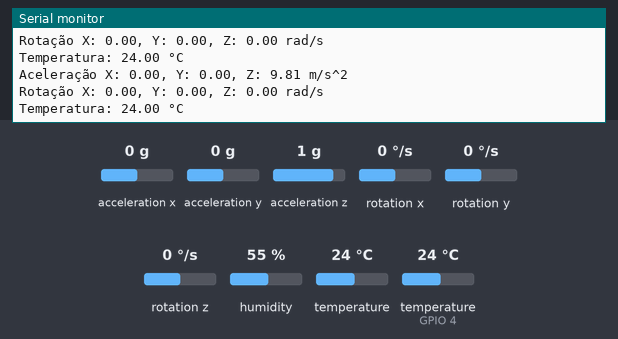
Bench run of a sketch on a simulated ESP32. Shown: the last lines printed to the serial monitor. The inputs (shaded band) are chosen by the test bench; at power-on: humidity 55 %, temperature (sensor on GPIO 4) 24 °C, acceleration x 0 g, acceleration y 0 g, acceleration z 1 g, rotation x 0 °/s, rotation y 0 °/s, rotation z 0 °/s, temperature 24 °C.

Above: at 1.3 s.
1.4 s: humidity set to 22 %
4.6 s: temperature (sensor on GPIO 4) set to 12 °C
8.7 s: acceleration x set to -1.4 g
At 10.0 s:
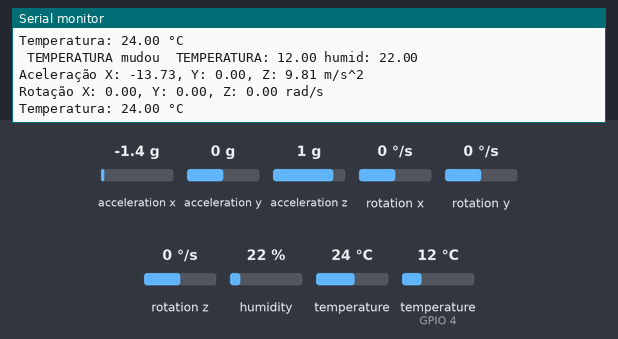
10.2 s: acceleration y set to -1.4 g
At 11.6 s:
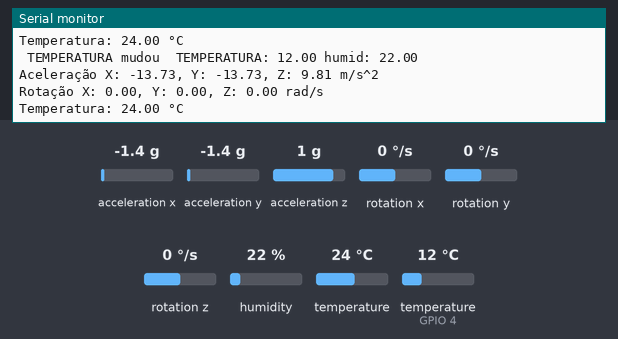
11.7 s: acceleration z set to -1.4 g
At 13.0 s:
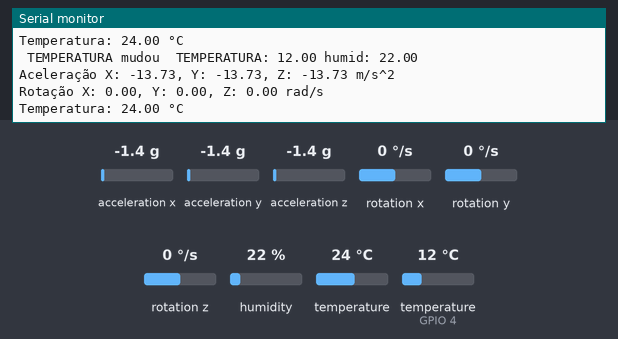
13.2 s: rotation x set to -192 °/s
At 14.2 s:
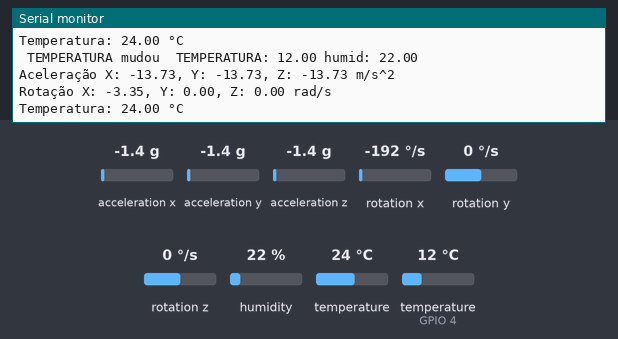

Measured:
- after the input at 8.7 s, the serial monitor: prints a new line after 0.60 s (image 1)
- after the input at 10.2 s, the serial monitor: prints a new line after 0.13 s (image 2)
- after the input at 11.7 s, the serial monitor: prints a new line after 0.67 s (image 3)
- after the input at 13.2 s, the serial monitor: prints a new line after 0.18 s (image 4)

The sketch:

final.ino
```cpp
#include <Wire.h>
#include "temperatura.h"
#include "acelerometro.h"


void setup(void) {
  Serial.begin(115200);
  while (!Serial)
    delay(10); // will pause Zero, Leonardo, etc until serial console opens

  setupDHT11();
  setupMPU6050();
  delay(100);
}


void loop() {

  verificandoTemperatura();
  //if alarme == true
  verificandoMovimento();

  delay(1000);
}
```

acelerometro.h
```cpp
#ifndef ACELEROMETRO_H
#define ACELEROMETRO_H

void setupMPU6050(); // Declaração da função
void verificandoMovimento(); // Outra declaração de função

#endif
```

sensorDHT11.cpp
```cpp
#include <Arduino.h>
#include "temperatura.h"

#include "DHT.h"
#define DHTPIN 4       // Pino de dados conectado ao sensor DHT (D4)
#define DHTTYPE DHT11  // Tipo de sensor DHT

DHT dht(DHTPIN, DHTTYPE);

float tempInicial = 0.0;
float humidInicial = 0.0;

void setupDHT11() {
  Serial.println("Initializing DHT22 ...");
  dht.begin();
  tempInicial = dht.readTemperature();
  humidInicial = dht.readHumidity();
  Serial.print(" TEMPERATURA INICIAL: ");
  Serial.print(tempInicial);
  Serial.print(" HUMIDADE INICIAL: ");
  Serial.print(humidInicial);
  Serial.println("");
}

void verificandoTemperatura() {
  float tempAtual = dht.readTemperature();
  float humidAtual = dht.readHumidity();

  if(abs(tempInicial - tempAtual) >= 1.0){
    Serial.print(" TEMPERATURA mudou ");
  }else if(abs(humidInicial - humidAtual) >= 10.0){
    Serial.print(" HUMIDADE mudou ");
  }

  if(abs(tempInicial - tempAtual) >= 1.0 || abs(humidInicial - humidAtual) >= 10.0){
    Serial.print(" TEMPERATURA: ");
    Serial.print(tempAtual);
    Serial.print(" humid: ");
    Serial.print(humidAtual);
    Serial.println("");
  }
}
```

sensorMPU6050.cpp
```cpp
#include <Arduino.h>
#include "acelerometro.h"

#include <Adafruit_MPU6050.h>
#include <Adafruit_Sensor.h>


Adafruit_MPU6050 mpu;


void setupMPU6050(){
  Serial.println("Adafruit MPU6050 test!");

  // Try to initialize!
  if (!mpu.begin()) {
    Serial.println("Failed to find MPU6050 chip");
    while (1) {
      delay(10);
    }
  }
  Serial.println("MPU6050 TUDO CERTO!");

  //setupt motion detection
  mpu.setHighPassFilter(MPU6050_HIGHPASS_0_63_HZ);
  mpu.setMotionDetectionThreshold(1);
  mpu.setMotionDetectionDuration(20);
  mpu.setInterruptPinLatch(true);	// Keep it latched.  Will turn off when reinitialized.
  mpu.setInterruptPinPolarity(true);
  mpu.setMotionInterrupt(true);

  Serial.println("");
}


void verificandoMovimento(){
  if(mpu.getMotionInterruptStatus()) {
    /* Get new sensor events with the readings */
    sensors_event_t a, g, temp;
    mpu.getEvent(&a, &g, &temp);

    //Imprime os valores do acelerometro no monitor serial
    Serial.print("Aceleração X: ");
    Serial.print(a.acceleration.x);
    Serial.print(", Y: ");
    Serial.print(a.acceleration.y);
    Serial.print(", Z: ");
    Serial.print(a.acceleration.z);
    Serial.println(" m/s^2");
  //Imprime os valores do giroscopio no monitor serial
    Serial.print("Rotação X: ");
    Serial.print(g.gyro.x);
    Serial.print(", Y: ");
    Serial.print(g.gyro.y);
    Serial.print(", Z: ");
    Serial.print(g.gyro.z);
    Serial.println(" rad/s");
  //Imprime os valores do termometro no monitor serial
    Serial.print("Temperatura: ");
    Serial.print(temp.temperature);
    Serial.println(" °C");

    Serial.println("");
  }
}
```

temperatura.h
```cpp
#ifndef TEMPERATURA_H
#define TEMPERATURA_H

void setupDHT11(); // Declaração da função
void verificandoTemperatura(); // Outra declaração de função

#endif
```
